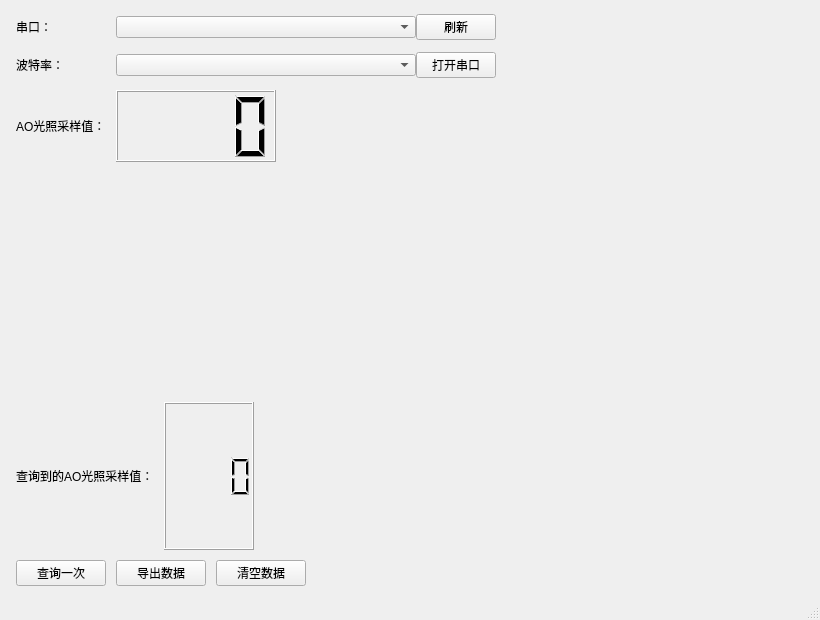
<?xml version="1.0" encoding="UTF-8"?>
<ui version="4.0">
 <class>MainWindow</class>
 <widget class="QMainWindow" name="MainWindow">
  <property name="geometry">
   <rect>
    <x>0</x>
    <y>0</y>
    <width>820</width>
    <height>620</height>
   </rect>
  </property>
  <property name="minimumSize">
   <size>
    <width>660</width>
    <height>520</height>
   </size>
  </property>
  <property name="windowTitle">
   <string>STM32光敏传感器</string>
  </property>
  <widget class="QWidget" name="centralwidget">
   <layout class="QVBoxLayout" name="mainLayout">
    <property name="leftMargin">
     <number>16</number>
    </property>
    <property name="topMargin">
     <number>14</number>
    </property>
    <property name="rightMargin">
     <number>16</number>
    </property>
    <property name="bottomMargin">
     <number>12</number>
    </property>
    <property name="spacing">
     <number>10</number>
    </property>
    <item>
     <layout class="QGridLayout" name="formGrid">
      <property name="horizontalSpacing">
       <number>10</number>
      </property>
      <property name="verticalSpacing">
       <number>12</number>
      </property>
      <item row="0" column="0">
       <widget class="QLabel" name="label_2">
        <property name="text">
         <string>串口：</string>
        </property>
       </widget>
      </item>
      <item row="0" column="1">
       <layout class="QHBoxLayout" name="portRowLayout">
        <item>
         <widget class="QComboBox" name="chuankouBox">
          <property name="minimumSize">
           <size>
            <width>300</width>
            <height>0</height>
           </size>
          </property>
         </widget>
        </item>
        <item>
         <widget class="QPushButton" name="refreshButton">
          <property name="text">
           <string>刷新</string>
          </property>
         </widget>
        </item>
        <item>
         <spacer name="portRowSpacer">
          <property name="orientation">
           <enum>Qt::Horizontal</enum>
          </property>
          <property name="sizeHint" stdset="0">
           <size>
            <width>40</width>
            <height>20</height>
           </size>
          </property>
         </spacer>
        </item>
       </layout>
      </item>
      <item row="1" column="0">
       <widget class="QLabel" name="label_3">
        <property name="text">
         <string>波特率：</string>
        </property>
       </widget>
      </item>
      <item row="1" column="1">
       <layout class="QHBoxLayout" name="baudRowLayout">
        <item>
         <widget class="QComboBox" name="botelvBox">
          <property name="minimumSize">
           <size>
            <width>300</width>
            <height>0</height>
           </size>
          </property>
         </widget>
        </item>
        <item>
         <widget class="QPushButton" name="openButton">
          <property name="text">
           <string>打开串口</string>
          </property>
         </widget>
        </item>
        <item>
         <spacer name="baudRowSpacer">
          <property name="orientation">
           <enum>Qt::Horizontal</enum>
          </property>
          <property name="sizeHint" stdset="0">
           <size>
            <width>40</width>
            <height>20</height>
           </size>
          </property>
         </spacer>
        </item>
       </layout>
      </item>
      <item row="2" column="0">
       <widget class="QLabel" name="label">
        <property name="text">
         <string>AO光照采样值：</string>
        </property>
       </widget>
      </item>
      <item row="2" column="1">
       <widget class="QLCDNumber" name="AONumber">
        <property name="minimumSize">
         <size>
          <width>90</width>
          <height>28</height>
         </size>
        </property>
        <property name="maximumSize">
         <size>
          <width>160</width>
          <height>16777215</height>
         </size>
        </property>
        <property name="digitCount">
         <number>4</number>
        </property>
       </widget>
      </item>
     </layout>
    </item>
    <item>
     <widget class="QChartView" name="chartArea" native="true">
      <property name="minimumSize">
       <size>
        <width>0</width>
        <height>220</height>
       </size>
      </property>
     </widget>
    </item>
    <item>
     <layout class="QHBoxLayout" name="queryRowLayout">
      <item>
       <widget class="QLabel" name="label_4">
        <property name="text">
         <string>查询到的AO光照采样值：</string>
        </property>
       </widget>
      </item>
      <item>
       <widget class="QLCDNumber" name="AONumber_2">
        <property name="minimumSize">
         <size>
          <width>90</width>
          <height>28</height>
         </size>
        </property>
        <property name="maximumSize">
         <size>
          <width>160</width>
          <height>16777215</height>
         </size>
        </property>
        <property name="digitCount">
         <number>4</number>
        </property>
       </widget>
      </item>
      <item>
       <spacer name="queryRowSpacer">
        <property name="orientation">
         <enum>Qt::Horizontal</enum>
        </property>
        <property name="sizeHint" stdset="0">
         <size>
          <width>40</width>
          <height>20</height>
         </size>
        </property>
       </spacer>
      </item>
     </layout>
    </item>
    <item>
     <layout class="QHBoxLayout" name="buttonRowLayout">
      <item>
       <widget class="QPushButton" name="searchButton">
        <property name="minimumSize">
         <size>
          <width>90</width>
          <height>0</height>
         </size>
        </property>
        <property name="text">
         <string>查询一次</string>
        </property>
       </widget>
      </item>
      <item>
       <widget class="QPushButton" name="exportButton">
        <property name="minimumSize">
         <size>
          <width>90</width>
          <height>0</height>
         </size>
        </property>
        <property name="text">
         <string>导出数据</string>
        </property>
       </widget>
      </item>
      <item>
       <widget class="QPushButton" name="clearButton">
        <property name="minimumSize">
         <size>
          <width>90</width>
          <height>0</height>
         </size>
        </property>
        <property name="text">
         <string>清空数据</string>
        </property>
       </widget>
      </item>
      <item>
       <spacer name="buttonRowSpacer">
        <property name="orientation">
         <enum>Qt::Horizontal</enum>
        </property>
        <property name="sizeHint" stdset="0">
         <size>
          <width>40</width>
          <height>20</height>
         </size>
        </property>
       </spacer>
      </item>
     </layout>
    </item>
   </layout>
  </widget>
  <widget class="QMenuBar" name="menubar">
   <property name="geometry">
    <rect>
     <x>0</x>
     <y>0</y>
     <width>820</width>
     <height>22</height>
    </rect>
   </property>
  </widget>
  <widget class="QStatusBar" name="statusbar"/>
 </widget>
 <customwidgets>
  <customwidget>
   <class>QChartView</class>
   <extends>QWidget</extends>
   <header location="global">&lt;QtCharts/QChartView&gt;</header>
   <container>1</container>
  </customwidget>
 </customwidgets>
 <resources/>
 <connections/>
</ui>
